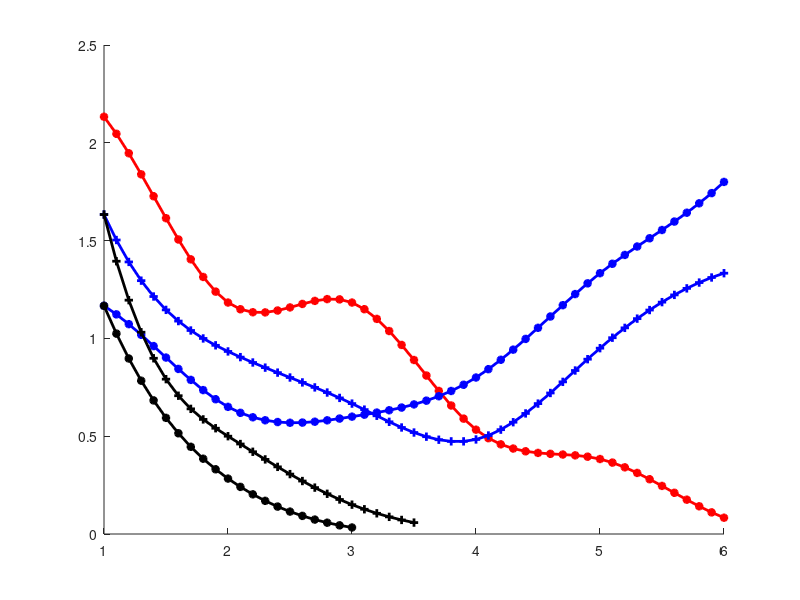

Write MATLAB code to recreate this figure.
clc;clear;
Q0 = 2.4;
Q1 = 2.4;
Q2 = 2.4;
Q3 = 0.8;
Q4 = 1.5;
Q5 = 0.3;
Q6 = 0.5;
Q7 = 0.0;
Q8 = 0.0;
Q9 = 0.0;

i= -3:0.1:6;
C_u = [];

for u=0:0.1:0.9
    N0 = u^3/6;
    C_u = [C_u,N0*Q0];
end

for u=1:0.1:1.9
    N0 = -u^3/2 + 2*u^2-2*u+2/3;
    N1 = (u-1)^3/6;
    C_u = [C_u,N0*Q0+N1*Q1];
end

for u=2:0.1:2.9
    N0 = u^3/2 - 4*u^2 + 10*u-22/3;
    N1 = -(u-1)^3/2 + 2*(u-1)^2-2*(u-1)+2/3;
    N2 = (u-2)^3/6;
    C_u = [C_u,N0*Q0+N1*Q1+N2*Q2];
end

for u=3:0.1:3.9
    N0 = -u^3/6 + 2*u^2 - 8*u + 32/3;
    N1 = (u-1)^3/2 - 4*(u-1)^2 + 10*(u-1)-22/3;
    N2 = -(u-2)^3/2 + 2*(u-2)^2-2*(u-2)+2/3;
    N3 = (u-3)^3/6;
    C_u = [C_u,N0*Q0+N1*Q1+N2*Q2+N3*Q3];
end

for u=4:0.1:4.9
    N1 = -(u-1)^3/6 + 2*(u-1)^2 - 8*(u-1) + 32/3;
    N2 = (u-2)^3/2 - 4*(u-2)^2 + 10*(u-2)-22/3;
    N3 = -(u-3)^3/2 + 2*(u-3)^2-2*(u-3)+2/3;
    N4 = (u-4)^3/6;
    C_u = [C_u,N1*Q1+N2*Q2+N3*Q3+N4*Q4];
end

for u=5:0.1:5.9
    N2 = -(u-2)^3/6 + 2*(u-2)^2 - 8*(u-2) + 32/3;
    N3 = (u-3)^3/2 - 4*(u-3)^2 + 10*(u-3)-22/3;
    N4 = -(u-4)^3/2 + 2*(u-4)^2-2*(u-4)+2/3;
    N5 = (u-5)^3/6;
    C_u = [C_u,N2*Q2+N3*Q3+N4*Q4+N5*Q5];
end

for u=6:0.1:6.9
    N3 = -(u-3)^3/6 + 2*(u-3)^2 - 8*(u-3) + 32/3;
    N4 = (u-4)^3/2 - 4*(u-4)^2 + 10*(u-4)-22/3;
    N5 = -(u-5)^3/2 + 2*(u-5)^2-2*(u-5)+2/3;
    N6 = (u-6)^3/6;
    C_u = [C_u,N3*Q3+N4*Q4+N5*Q5+N6*Q6];
end


for u=7:0.1:7.9
    N4 = -(u-4)^3/6 + 2*(u-4)^2 - 8*(u-4) + 32/3;
    N5 = (u-5)^3/2 - 4*(u-5)^2 + 10*(u-5)-22/3;
    N6 = -(u-6)^3/2 + 2*(u-6)^2-2*(u-6)+2/3;
    N7 = (u-7)^3/6;
    C_u = [C_u,N4*Q4+N5*Q5+N6*Q6+N7*Q7];
end

for u=8:0.1:9
    N5 = -(u-5)^3/6 + 2*(u-5)^2 - 8*(u-5) + 32/3;
    N6 = (u-6)^3/2 - 4*(u-6)^2 + 10*(u-6)-22/3;
    N7 = -(u-7)^3/2 + 2*(u-7)^2-2*(u-7)+2/3;
    N8 = (u-8)^3/6;
    C_u = [C_u,N5*Q5+N6*Q6+N7*Q7+N8*Q8];
end

hold on

plot(i(41:91),C_u(41:91),'r*-','LineWidth',2);










Q0 = 1.3;
Q1 = 1.3;
Q2 = 1.3;
Q3 = 0.5;
Q4 = 0.6;
Q5 = 0.7;
Q6 = 1.4;
Q7 = 1.7;
Q8 = 2.6;
Q9 = 2.6;

i= -3:0.1:6;
C_u = [];

for u=0:0.1:0.9
    N0 = u^3/6;
    C_u = [C_u,N0*Q0];
end

for u=1:0.1:1.9
    N0 = -u^3/2 + 2*u^2-2*u+2/3;
    N1 = (u-1)^3/6;
    C_u = [C_u,N0*Q0+N1*Q1];
end

for u=2:0.1:2.9
    N0 = u^3/2 - 4*u^2 + 10*u-22/3;
    N1 = -(u-1)^3/2 + 2*(u-1)^2-2*(u-1)+2/3;
    N2 = (u-2)^3/6;
    C_u = [C_u,N0*Q0+N1*Q1+N2*Q2];
end

for u=3:0.1:3.9
    N0 = -u^3/6 + 2*u^2 - 8*u + 32/3;
    N1 = (u-1)^3/2 - 4*(u-1)^2 + 10*(u-1)-22/3;
    N2 = -(u-2)^3/2 + 2*(u-2)^2-2*(u-2)+2/3;
    N3 = (u-3)^3/6;
    C_u = [C_u,N0*Q0+N1*Q1+N2*Q2+N3*Q3];
end

for u=4:0.1:4.9
    N1 = -(u-1)^3/6 + 2*(u-1)^2 - 8*(u-1) + 32/3;
    N2 = (u-2)^3/2 - 4*(u-2)^2 + 10*(u-2)-22/3;
    N3 = -(u-3)^3/2 + 2*(u-3)^2-2*(u-3)+2/3;
    N4 = (u-4)^3/6;
    C_u = [C_u,N1*Q1+N2*Q2+N3*Q3+N4*Q4];
end

for u=5:0.1:5.9
    N2 = -(u-2)^3/6 + 2*(u-2)^2 - 8*(u-2) + 32/3;
    N3 = (u-3)^3/2 - 4*(u-3)^2 + 10*(u-3)-22/3;
    N4 = -(u-4)^3/2 + 2*(u-4)^2-2*(u-4)+2/3;
    N5 = (u-5)^3/6;
    C_u = [C_u,N2*Q2+N3*Q3+N4*Q4+N5*Q5];
end

for u=6:0.1:6.9
    N3 = -(u-3)^3/6 + 2*(u-3)^2 - 8*(u-3) + 32/3;
    N4 = (u-4)^3/2 - 4*(u-4)^2 + 10*(u-4)-22/3;
    N5 = -(u-5)^3/2 + 2*(u-5)^2-2*(u-5)+2/3;
    N6 = (u-6)^3/6;
    C_u = [C_u,N3*Q3+N4*Q4+N5*Q5+N6*Q6];
end


for u=7:0.1:7.9
    N4 = -(u-4)^3/6 + 2*(u-4)^2 - 8*(u-4) + 32/3;
    N5 = (u-5)^3/2 - 4*(u-5)^2 + 10*(u-5)-22/3;
    N6 = -(u-6)^3/2 + 2*(u-6)^2-2*(u-6)+2/3;
    N7 = (u-7)^3/6;
    C_u = [C_u,N4*Q4+N5*Q5+N6*Q6+N7*Q7];
end

for u=8:0.1:9
    N5 = -(u-5)^3/6 + 2*(u-5)^2 - 8*(u-5) + 32/3;
    N6 = (u-6)^3/2 - 4*(u-6)^2 + 10*(u-6)-22/3;
    N7 = -(u-7)^3/2 + 2*(u-7)^2-2*(u-7)+2/3;
    N8 = (u-8)^3/6;
    C_u = [C_u,N5*Q5+N6*Q6+N7*Q7+N8*Q8];
end

hold on

plot(i(41:91),C_u(41:91),'b*-','LineWidth',2);









Q0 = 3.7;
Q1 = 3.7;
Q2 = 1.3;
Q3 = 0.9;
Q4 = 0.7;
Q5 = 0.3;
Q6 = 1.0;
Q7 = 1.4;
Q8 = 1.4;
Q9 = 1.4;

i= -3:0.1:6;
C_u = [];

for u=0:0.1:0.9
    N0 = u^3/6;
    C_u = [C_u,N0*Q0];
end

for u=1:0.1:1.9
    N0 = -u^3/2 + 2*u^2-2*u+2/3;
    N1 = (u-1)^3/6;
    C_u = [C_u,N0*Q0+N1*Q1];
end

for u=2:0.1:2.9
    N0 = u^3/2 - 4*u^2 + 10*u-22/3;
    N1 = -(u-1)^3/2 + 2*(u-1)^2-2*(u-1)+2/3;
    N2 = (u-2)^3/6;
    C_u = [C_u,N0*Q0+N1*Q1+N2*Q2];
end

for u=3:0.1:3.9
    N0 = -u^3/6 + 2*u^2 - 8*u + 32/3;
    N1 = (u-1)^3/2 - 4*(u-1)^2 + 10*(u-1)-22/3;
    N2 = -(u-2)^3/2 + 2*(u-2)^2-2*(u-2)+2/3;
    N3 = (u-3)^3/6;
    C_u = [C_u,N0*Q0+N1*Q1+N2*Q2+N3*Q3];
end

for u=4:0.1:4.9
    N1 = -(u-1)^3/6 + 2*(u-1)^2 - 8*(u-1) + 32/3;
    N2 = (u-2)^3/2 - 4*(u-2)^2 + 10*(u-2)-22/3;
    N3 = -(u-3)^3/2 + 2*(u-3)^2-2*(u-3)+2/3;
    N4 = (u-4)^3/6;
    C_u = [C_u,N1*Q1+N2*Q2+N3*Q3+N4*Q4];
end

for u=5:0.1:5.9
    N2 = -(u-2)^3/6 + 2*(u-2)^2 - 8*(u-2) + 32/3;
    N3 = (u-3)^3/2 - 4*(u-3)^2 + 10*(u-3)-22/3;
    N4 = -(u-4)^3/2 + 2*(u-4)^2-2*(u-4)+2/3;
    N5 = (u-5)^3/6;
    C_u = [C_u,N2*Q2+N3*Q3+N4*Q4+N5*Q5];
end

for u=6:0.1:6.9
    N3 = -(u-3)^3/6 + 2*(u-3)^2 - 8*(u-3) + 32/3;
    N4 = (u-4)^3/2 - 4*(u-4)^2 + 10*(u-4)-22/3;
    N5 = -(u-5)^3/2 + 2*(u-5)^2-2*(u-5)+2/3;
    N6 = (u-6)^3/6;
    C_u = [C_u,N3*Q3+N4*Q4+N5*Q5+N6*Q6];
end


for u=7:0.1:7.9
    N4 = -(u-4)^3/6 + 2*(u-4)^2 - 8*(u-4) + 32/3;
    N5 = (u-5)^3/2 - 4*(u-5)^2 + 10*(u-5)-22/3;
    N6 = -(u-6)^3/2 + 2*(u-6)^2-2*(u-6)+2/3;
    N7 = (u-7)^3/6;
    C_u = [C_u,N4*Q4+N5*Q5+N6*Q6+N7*Q7];
end

for u=8:0.1:9
    N5 = -(u-5)^3/6 + 2*(u-5)^2 - 8*(u-5) + 32/3;
    N6 = (u-6)^3/2 - 4*(u-6)^2 + 10*(u-6)-22/3;
    N7 = -(u-7)^3/2 + 2*(u-7)^2-2*(u-7)+2/3;
    N8 = (u-8)^3/6;
    C_u = [C_u,N5*Q5+N6*Q6+N7*Q7+N8*Q8];
end

hold on

plot(i(41:91),C_u(41:91),'b+-','LineWidth',2);





Q0 = 4.4;
Q1 = 3.2;
Q2 = 0.9;
Q3 = 0.2;
Q4 = 0.0;
Q5 = 0.0;
Q6 = 0.1;
Q7 = 0.1;
Q8 = 0.1;
Q9 = 0.1;

i= -3:0.1:6;
C_u = [];

for u=0:0.1:0.9
    N0 = u^3/6;
    C_u = [C_u,N0*Q0];
end

for u=1:0.1:1.9
    N0 = -u^3/2 + 2*u^2-2*u+2/3;
    N1 = (u-1)^3/6;
    C_u = [C_u,N0*Q0+N1*Q1];
end

for u=2:0.1:2.9
    N0 = u^3/2 - 4*u^2 + 10*u-22/3;
    N1 = -(u-1)^3/2 + 2*(u-1)^2-2*(u-1)+2/3;
    N2 = (u-2)^3/6;
    C_u = [C_u,N0*Q0+N1*Q1+N2*Q2];
end

for u=3:0.1:3.9
    N0 = -u^3/6 + 2*u^2 - 8*u + 32/3;
    N1 = (u-1)^3/2 - 4*(u-1)^2 + 10*(u-1)-22/3;
    N2 = -(u-2)^3/2 + 2*(u-2)^2-2*(u-2)+2/3;
    N3 = (u-3)^3/6;
    C_u = [C_u,N0*Q0+N1*Q1+N2*Q2+N3*Q3];
end

for u=4:0.1:4.9
    N1 = -(u-1)^3/6 + 2*(u-1)^2 - 8*(u-1) + 32/3;
    N2 = (u-2)^3/2 - 4*(u-2)^2 + 10*(u-2)-22/3;
    N3 = -(u-3)^3/2 + 2*(u-3)^2-2*(u-3)+2/3;
    N4 = (u-4)^3/6;
    C_u = [C_u,N1*Q1+N2*Q2+N3*Q3+N4*Q4];
end

for u=5:0.1:5.9
    N2 = -(u-2)^3/6 + 2*(u-2)^2 - 8*(u-2) + 32/3;
    N3 = (u-3)^3/2 - 4*(u-3)^2 + 10*(u-3)-22/3;
    N4 = -(u-4)^3/2 + 2*(u-4)^2-2*(u-4)+2/3;
    N5 = (u-5)^3/6;
    C_u = [C_u,N2*Q2+N3*Q3+N4*Q4+N5*Q5];
end

for u=6:0.1:6.9
    N3 = -(u-3)^3/6 + 2*(u-3)^2 - 8*(u-3) + 32/3;
    N4 = (u-4)^3/2 - 4*(u-4)^2 + 10*(u-4)-22/3;
    N5 = -(u-5)^3/2 + 2*(u-5)^2-2*(u-5)+2/3;
    N6 = (u-6)^3/6;
    C_u = [C_u,N3*Q3+N4*Q4+N5*Q5+N6*Q6];
end


for u=7:0.1:7.9
    N4 = -(u-4)^3/6 + 2*(u-4)^2 - 8*(u-4) + 32/3;
    N5 = (u-5)^3/2 - 4*(u-5)^2 + 10*(u-5)-22/3;
    N6 = -(u-6)^3/2 + 2*(u-6)^2-2*(u-6)+2/3;
    N7 = (u-7)^3/6;
    C_u = [C_u,N4*Q4+N5*Q5+N6*Q6+N7*Q7];
end

for u=8:0.1:9
    N5 = -(u-5)^3/6 + 2*(u-5)^2 - 8*(u-5) + 32/3;
    N6 = (u-6)^3/2 - 4*(u-6)^2 + 10*(u-6)-22/3;
    N7 = -(u-7)^3/2 + 2*(u-7)^2-2*(u-7)+2/3;
    N8 = (u-8)^3/6;
    C_u = [C_u,N5*Q5+N6*Q6+N7*Q7+N8*Q8];
end

hold on

plot(i(41:61),C_u(41:61),'k*-','LineWidth',2);







Q0 = 6.7;
Q1 = 5.7;
Q2 = 0.9;
Q3 = 0.5;
Q4 = 0.1;
Q5 = 0.0;
Q6 = 0.0;
Q7 = 0.0;
Q8 = 0.0;
Q9 = 0.0;

i= -3:0.1:6;
C_u = [];

for u=0:0.1:0.9
    N0 = u^3/6;
    C_u = [C_u,N0*Q0];
end

for u=1:0.1:1.9
    N0 = -u^3/2 + 2*u^2-2*u+2/3;
    N1 = (u-1)^3/6;
    C_u = [C_u,N0*Q0+N1*Q1];
end

for u=2:0.1:2.9
    N0 = u^3/2 - 4*u^2 + 10*u-22/3;
    N1 = -(u-1)^3/2 + 2*(u-1)^2-2*(u-1)+2/3;
    N2 = (u-2)^3/6;
    C_u = [C_u,N0*Q0+N1*Q1+N2*Q2];
end

for u=3:0.1:3.9
    N0 = -u^3/6 + 2*u^2 - 8*u + 32/3;
    N1 = (u-1)^3/2 - 4*(u-1)^2 + 10*(u-1)-22/3;
    N2 = -(u-2)^3/2 + 2*(u-2)^2-2*(u-2)+2/3;
    N3 = (u-3)^3/6;
    C_u = [C_u,N0*Q0+N1*Q1+N2*Q2+N3*Q3];
end

for u=4:0.1:4.9
    N1 = -(u-1)^3/6 + 2*(u-1)^2 - 8*(u-1) + 32/3;
    N2 = (u-2)^3/2 - 4*(u-2)^2 + 10*(u-2)-22/3;
    N3 = -(u-3)^3/2 + 2*(u-3)^2-2*(u-3)+2/3;
    N4 = (u-4)^3/6;
    C_u = [C_u,N1*Q1+N2*Q2+N3*Q3+N4*Q4];
end

for u=5:0.1:5.9
    N2 = -(u-2)^3/6 + 2*(u-2)^2 - 8*(u-2) + 32/3;
    N3 = (u-3)^3/2 - 4*(u-3)^2 + 10*(u-3)-22/3;
    N4 = -(u-4)^3/2 + 2*(u-4)^2-2*(u-4)+2/3;
    N5 = (u-5)^3/6;
    C_u = [C_u,N2*Q2+N3*Q3+N4*Q4+N5*Q5];
end

for u=6:0.1:6.9
    N3 = -(u-3)^3/6 + 2*(u-3)^2 - 8*(u-3) + 32/3;
    N4 = (u-4)^3/2 - 4*(u-4)^2 + 10*(u-4)-22/3;
    N5 = -(u-5)^3/2 + 2*(u-5)^2-2*(u-5)+2/3;
    N6 = (u-6)^3/6;
    C_u = [C_u,N3*Q3+N4*Q4+N5*Q5+N6*Q6];
end


for u=7:0.1:7.9
    N4 = -(u-4)^3/6 + 2*(u-4)^2 - 8*(u-4) + 32/3;
    N5 = (u-5)^3/2 - 4*(u-5)^2 + 10*(u-5)-22/3;
    N6 = -(u-6)^3/2 + 2*(u-6)^2-2*(u-6)+2/3;
    N7 = (u-7)^3/6;
    C_u = [C_u,N4*Q4+N5*Q5+N6*Q6+N7*Q7];
end

for u=8:0.1:9
    N5 = -(u-5)^3/6 + 2*(u-5)^2 - 8*(u-5) + 32/3;
    N6 = (u-6)^3/2 - 4*(u-6)^2 + 10*(u-6)-22/3;
    N7 = -(u-7)^3/2 + 2*(u-7)^2-2*(u-7)+2/3;
    N8 = (u-8)^3/6;
    C_u = [C_u,N5*Q5+N6*Q6+N7*Q7+N8*Q8];
end

hold on

plot(i(41:66),C_u(41:66),'k+-','LineWidth',2);




